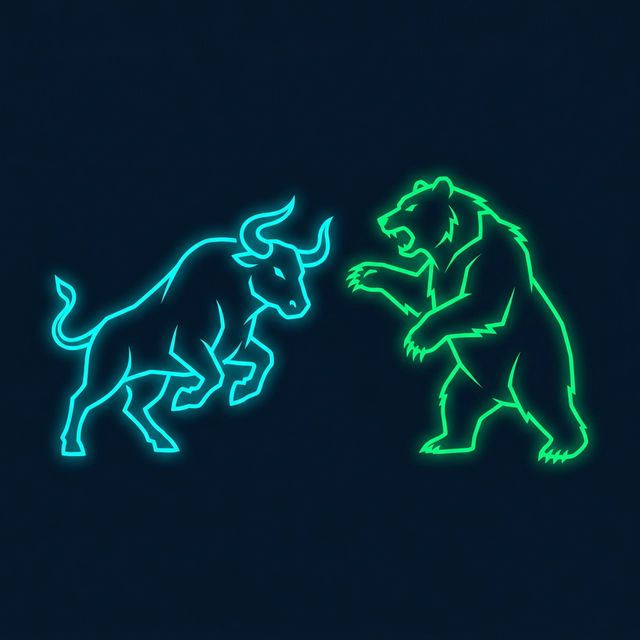
#> input picture bull_bear_banner_neon.png, 640 x 640 px
$ python remove_bg.py
#> lines starting #> are read from the running program, lines starting #| are printed output that depends on the picture
from PIL import Image
import numpy as np

def make_transparent(input_path, output_path):
#> called with input_path = 'bull_bear_banner_neon.png', output_path = 'bull_bear_banner_transparent.png'
    img = Image.open(input_path).convert('RGBA')
    data = np.array(img)

    r, g, b, a = data[:,:,0], data[:,:,1], data[:,:,2], data[:,:,3]
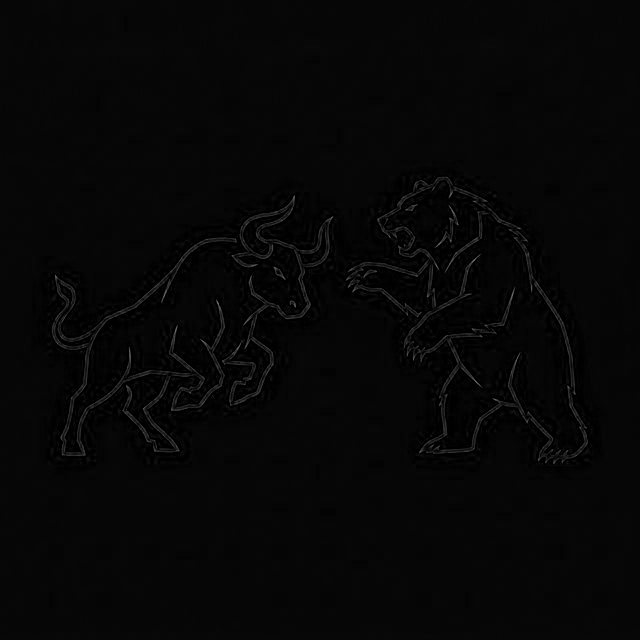
#> r: shape (640, 640); min 0, max 117, mean 6.4
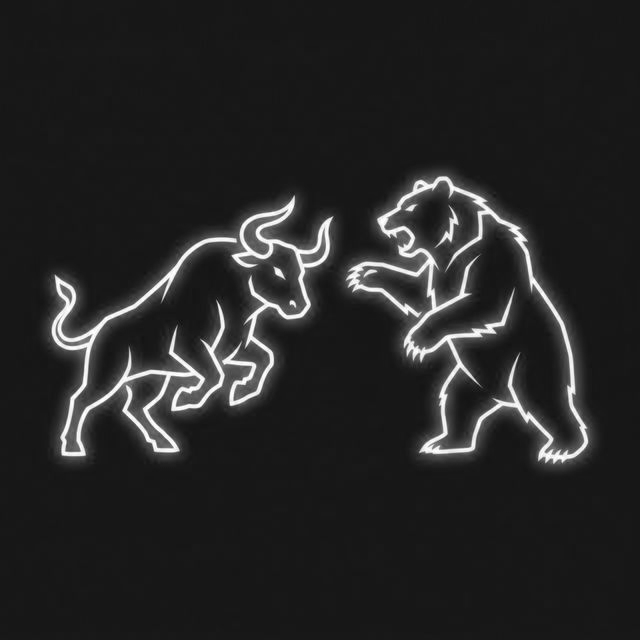
#> g: shape (640, 640); min 12, max 255, mean 37.8
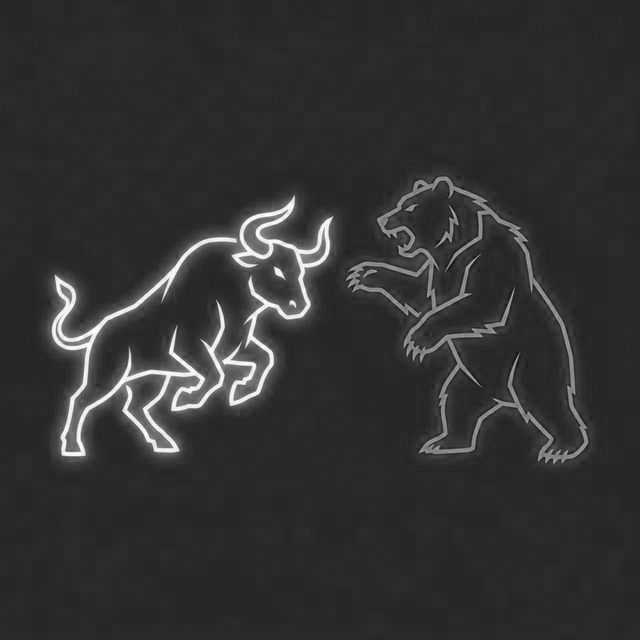
#> b: shape (640, 640); min 9, max 255, mean 50.6
#> a: shape (640, 640); every value is 255

    # Calculate luminance or just distance to the target dark background #0a1628 (10, 22, 40)
    bg_r, bg_g, bg_b = 10, 22, 40

    # Distance from background
    dist = np.sqrt((r.astype(float) - bg_r)**2 + (g.astype(float) - bg_g)**2 + (b.astype(float) - bg_b)**2)
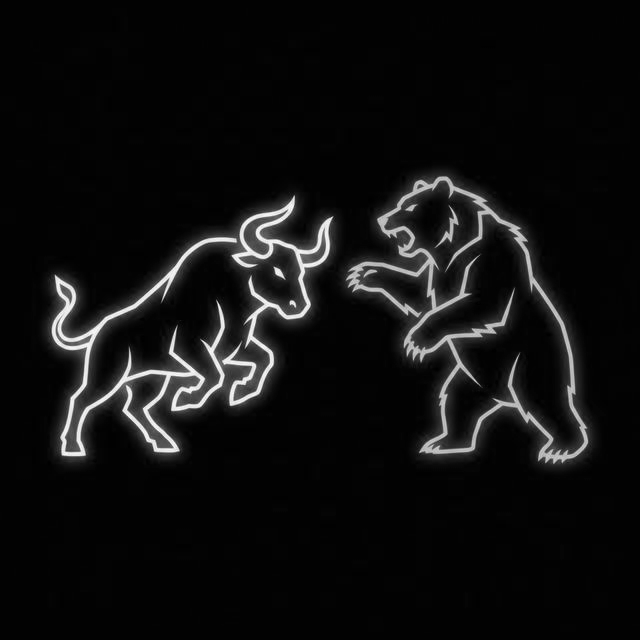
#> dist: shape (640, 640) float64; min 1, max 326, mean 21.9; drawn with min black and max white

    # Normalize distance to use as alpha mask
    # Low distance (close to bg) -> 0 alpha (transparent)
    # High distance (neon lines) -> 255 alpha (opaque)

    # Let's say any distance < 30 is fully transparent, > 100 is fully opaque
    mask = (dist - 15) / 85.0
    mask = np.clip(mask, 0, 1)
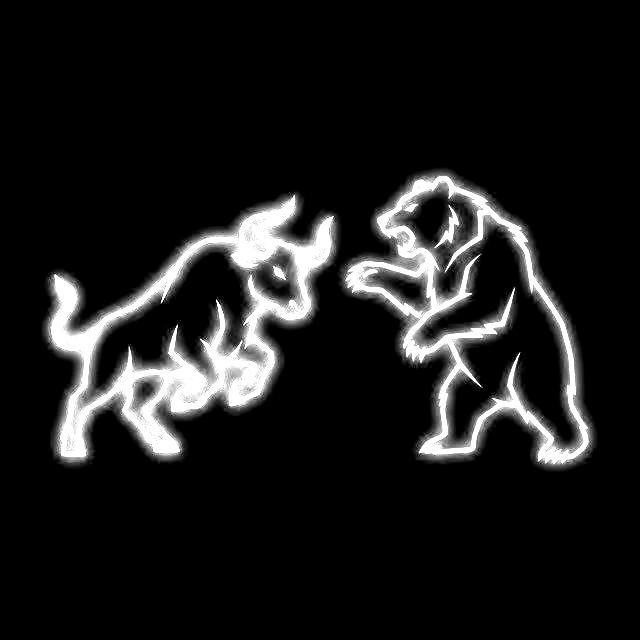
#> mask: shape (640, 640) float64; min 0, max 1, mean 0.105

    # Apply mask to alpha channel
    data[:,:,3] = (a * mask).astype(np.uint8)
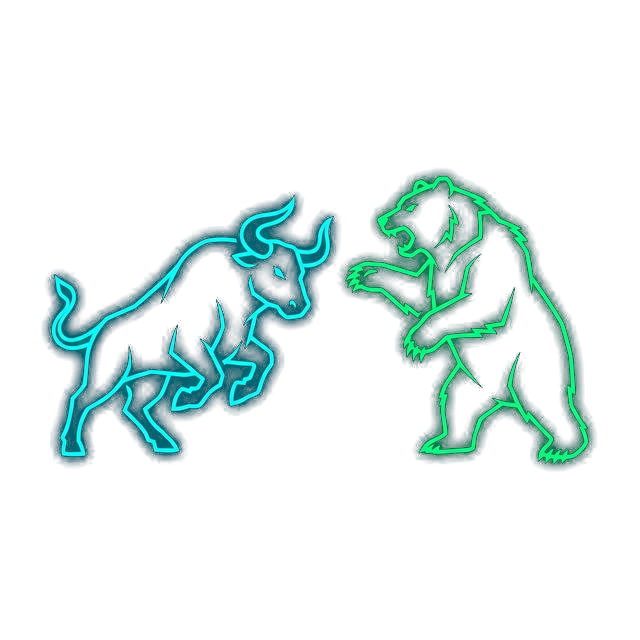
#> data: shape (640, 640, 4); mean R, G, B, A 6.4, 37.8, 50.6, 26.7; transparent parts drawn white

    # For the pixels that are semi-transparent, we should maybe boost their brightness
    # so they don't look muddy, or just leave them.

    out_img = Image.fromarray(data)
    out_img.save(output_path)
    print("Background removed successfully.")

if __name__ == '__main__':
    make_transparent('bull_bear_banner_neon.png', 'bull_bear_banner_transparent.png')
